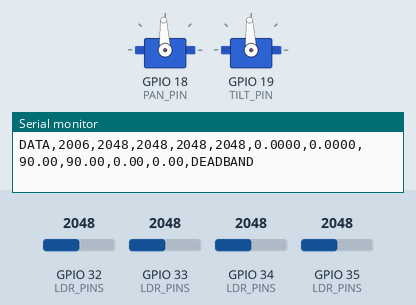
Bench run of a sketch on a simulated ESP32. Shown: 2 × servo, the last lines printed to the serial monitor. Inputs (shaded band) come from the test bench; at power-on: GPIO 32 (LDR_PINS) = 2048, GPIO 35 (LDR_PINS) = 2048, GPIO 34 (LDR_PINS) = 2048, GPIO 33 (LDR_PINS) = 2048 (analog values on the 0–4095 scale). Servo pulses on a pin are drawn as a servo (544–2400 µs = 0–180°).

Above: at 2.2 s.
2.3 s: GPIO 32 (LDR_PINS) set to 122
At 3.03 s:
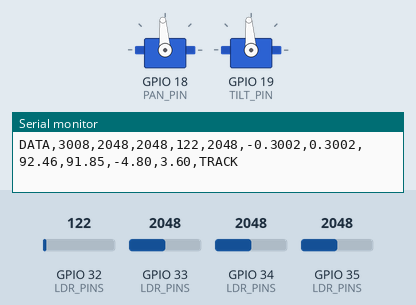
5.3 s: GPIO 35 (LDR_PINS) set to 310
At 6.1 s:
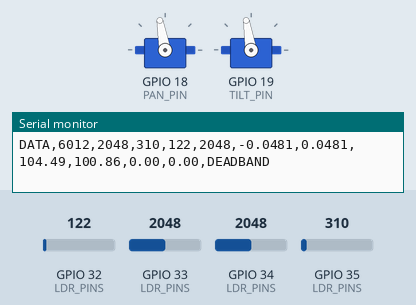
6.9 s: GPIO 34 (LDR_PINS) set to 2866
At 8.5 s:
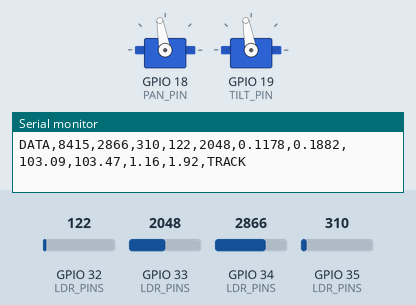
9.9 s: GPIO 33 (LDR_PINS) set to 1228
12.9 s: GPIO 33 (LDR_PINS) set to 2040
At 15.2 s:
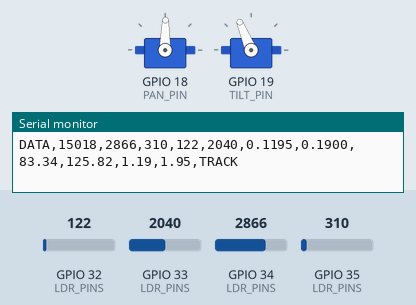
15.9 s: GPIO 33 (LDR_PINS) set to 310
Timing chart, 0 to 26.7 s (numbered marks = the images above; inputs shaded):
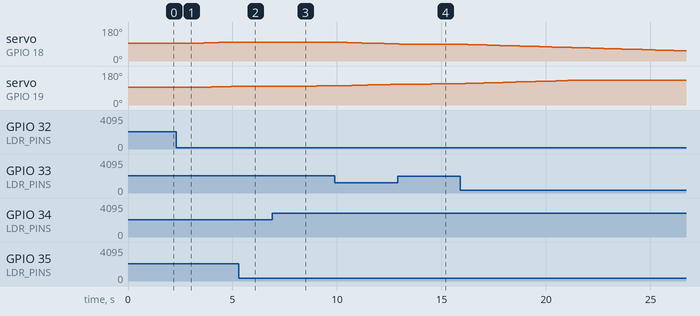

The sketch:

v1.ino
```cpp
/*
  DUAL AXIS SOLAR TRACKER V2 - ESP32 classic + 4 LDR + 2 SG90
  Requires Arduino-ESP32 Core 2.x or 3.x (no ESP32Servo dependency).

  LDR wiring assumed: 3.3V -- LDR -- ADC pin -- 10k resistor -- GND
  More light -> higher ADC. Change wiring/logic if yours differs.

  PAN GPIO18, TILT GPIO19
  TL GPIO34, TR GPIO35, BL GPIO32, BR GPIO33
  Servo supply: external regulated 5V, common GND with ESP32.

  CONTROL: normalized optical error -> P velocity -> integrate to servo angle.
  This is NOT a conventional PID controller.
*/
#include <Arduino.h>
#include <math.h>
#include <esp_arduino_version.h>

constexpr uint8_t LDR_PINS[4] = {34, 35, 32, 33}; // TL TR BL BR
constexpr uint8_t PAN_PIN = 18, TILT_PIN = 19;
constexpr uint8_t PAN_CHANNEL = 0, TILT_CHANNEL = 1;
constexpr uint32_t PWM_FREQ = 50;
constexpr uint8_t PWM_BITS = 13;
constexpr float PWM_PERIOD_US = 20000.0f;
constexpr uint32_t PWM_MAX_DUTY = (1UL << PWM_BITS) - 1;

// ---- Adjustable settings ----
constexpr float PAN_HOME = 90.0f, TILT_HOME = 90.0f;
constexpr float PAN_MIN = 20.0f, PAN_MAX = 160.0f;
constexpr float TILT_MIN = 20.0f, TILT_MAX = 160.0f;
constexpr float PULSE_MIN_US = 1000.0f, PULSE_MAX_US = 2000.0f;

// Verify these signs physically. If the servo moves AWAY from the light,
// invert the corresponding sign (+1 <-> -1).
constexpr float PAN_DIRECTION = -1.0f;
constexpr float TILT_DIRECTION = +1.0f;

constexpr float EMA_ALPHA = 0.20f;
constexpr float DEADBAND = 0.06f;
constexpr float KP_PAN = 20.0f;   // deg/s per normalized error
constexpr float KP_TILT = 15.0f;  // deg/s per normalized error
constexpr float MAX_SPEED_DEG_S = 6.0f;
constexpr float LIGHT_OFF = 500.0f;  // sum of 4 ADC values
constexpr float LIGHT_ON = 750.0f;
constexpr uint32_t CONTROL_MS = 40;
constexpr uint32_t SERIAL_MS = 200;
constexpr uint8_t MEDIAN_N = 5;
constexpr uint16_t ADC_SAMPLE_GAP_US = 150;

// Optional suspicious single-channel saturation detection.
// Only triggers when one LDR is at full scale while the other three
// together are relatively dark for >2 seconds; not a universal fault test.
constexpr bool ENABLE_SATURATION_GUARD = true;
constexpr uint16_t SATURATED_ADC = 4090;
constexpr float OTHER_THREE_MAX_SUM = 350.0f;
constexpr uint32_t FAULT_CONFIRM_MS = 2000;

float raw[4] = {0, 0, 0, 0};
float filtered[4] = {0, 0, 0, 0};
float gain[4] = {1, 1, 1, 1}; // calibrate only with controlled uniform light
float panAngle = PAN_HOME, tiltAngle = TILT_HOME;
float errPan = 0, errTilt = 0;
float panSpeed = 0, tiltSpeed = 0;
bool tracking = false;
bool sensorFault = false;
uint32_t suspiciousSince[4] = {0, 0, 0, 0};
uint32_t lastControl = 0, lastSerial = 0;

uint16_t medianRead(uint8_t pin) {
  uint16_t a[MEDIAN_N];
  for (uint8_t i = 0; i < MEDIAN_N; ++i) {
    a[i] = analogRead(pin);
    delayMicroseconds(ADC_SAMPLE_GAP_US);
  }
  for (uint8_t i = 1; i < MEDIAN_N; ++i) {
    uint16_t key = a[i];
    int j = i - 1;
    while (j >= 0 && a[j] > key) { a[j + 1] = a[j]; --j; }
    a[j + 1] = key;
  }
  return a[MEDIAN_N / 2];
}

void sampleSensors(bool initialize = false) {
  for (int i = 0; i < 4; ++i) {
    raw[i] = medianRead(LDR_PINS[i]) * gain[i];
    filtered[i] = initialize ? raw[i] :
      (EMA_ALPHA * raw[i] + (1.0f - EMA_ALPHA) * filtered[i]);
  }
}

bool initPwm() {
#if ESP_ARDUINO_VERSION_MAJOR >= 3
  bool panOK = ledcAttach(PAN_PIN, PWM_FREQ, PWM_BITS);
  bool tiltOK = ledcAttach(TILT_PIN, PWM_FREQ, PWM_BITS);
  return panOK && tiltOK;
#else
  double f1 = ledcSetup(PAN_CHANNEL, PWM_FREQ, PWM_BITS);
  double f2 = ledcSetup(TILT_CHANNEL, PWM_FREQ, PWM_BITS);
  ledcAttachPin(PAN_PIN, PAN_CHANNEL);
  ledcAttachPin(TILT_PIN, TILT_CHANNEL);
  return f1 > 0 && f2 > 0;
#endif
}

void writeServo(uint8_t pin, uint8_t channel, float angle,
                float minAngle, float maxAngle) {
  angle = constrain(angle, minAngle, maxAngle);
  float pulse = PULSE_MIN_US + (PULSE_MAX_US - PULSE_MIN_US) * angle / 180.0f;
  uint32_t duty = (uint32_t)lroundf((pulse / PWM_PERIOD_US) * PWM_MAX_DUTY);
#if ESP_ARDUINO_VERSION_MAJOR >= 3
  ledcWrite(pin, duty);
#else
  (void)pin;
  ledcWrite(channel, duty);
#endif
}

void outputServos() {
  writeServo(PAN_PIN, PAN_CHANNEL, panAngle, PAN_MIN, PAN_MAX);
  writeServo(TILT_PIN, TILT_CHANNEL, tiltAngle, TILT_MIN, TILT_MAX);
}

float continuousDeadbandP(float error, float kp) {
  float amount = fabsf(error) - DEADBAND;
  if (amount <= 0.0f) return 0.0f;
  return copysignf(kp * amount, error);
}

bool detectFault(uint32_t now, float rawTotal) {
  if (!ENABLE_SATURATION_GUARD) return false;
  bool fault = false;
  for (int i = 0; i < 4; ++i) {
    bool suspicious = raw[i] >= SATURATED_ADC &&
                      (rawTotal - raw[i]) <= OTHER_THREE_MAX_SUM;
    if (suspicious) {
      if (suspiciousSince[i] == 0) suspiciousSince[i] = now;
      if (now - suspiciousSince[i] >= FAULT_CONFIRM_MS) fault = true;
    } else {
      suspiciousSince[i] = 0;
    }
  }
  return fault;
}

void printCsv(uint32_t now, const char *state) {
  // CSV: DATA,ms,TL,TR,BL,BR,errPan,errTilt,panDeg,tiltDeg,panDegPerS,tiltDegPerS,state
  Serial.printf("DATA,%lu,%.0f,%.0f,%.0f,%.0f,%.4f,%.4f,%.2f,%.2f,%.2f,%.2f,%s\n",
    (unsigned long)now, raw[0], raw[1], raw[2], raw[3],
    errPan, errTilt, panAngle, tiltAngle, panSpeed, tiltSpeed, state);
}

void setup() {
  Serial.begin(115200);
  analogReadResolution(12);
  analogSetAttenuation(ADC_11db);
  for (uint8_t pin : LDR_PINS) pinMode(pin, INPUT);

  if (!initPwm()) {
    Serial.println("ERROR: servo PWM initialization failed");
    while (true) delay(1000);
  }

  // CAUTION: initial servo commands can move loaded mechanisms abruptly.
  // Confirm mechanical clearance and manually center before power-up.
  writeServo(PAN_PIN, PAN_CHANNEL, panAngle, PAN_MIN, PAN_MAX);
  delay(500);
  writeServo(TILT_PIN, TILT_CHANNEL, tiltAngle, TILT_MIN, TILT_MAX);
  delay(500);

  sampleSensors(true);
  lastControl = lastSerial = millis();
  Serial.println("# Dual Axis Solar Tracker V2 | P velocity controller");
  Serial.println("# DATA,ms,TL,TR,BL,BR,errPan,errTilt,panDeg,tiltDeg,panDegPerS,tiltDegPerS,state");
  Serial.println("# state: TRACK / DEADBAND / LOW_LIGHT / SENSOR_FAULT");
}

void loop() {
  uint32_t now = millis();
  if ((uint32_t)(now - lastControl) < CONTROL_MS) return;
  float dt = (uint32_t)(now - lastControl) / 1000.0f;
  lastControl = now;
  dt = constrain(dt, 0.001f, 0.10f);

  sampleSensors();
  float rawTotal = raw[0] + raw[1] + raw[2] + raw[3];
  float total = filtered[0] + filtered[1] + filtered[2] + filtered[3];
  sensorFault = detectFault(now, rawTotal);

  // Hysteresis: once stopped, both sums must exceed LIGHT_ON to resume.
  if (tracking) {
    if (rawTotal < LIGHT_OFF || total < LIGHT_OFF) tracking = false;
  } else {
    if (rawTotal >= LIGHT_ON && total >= LIGHT_ON) tracking = true;
  }

  errPan = 0.0f;
  errTilt = 0.0f;
  panSpeed = 0.0f;
  tiltSpeed = 0.0f;
  const char *state = "LOW_LIGHT";

  if (sensorFault) {
    state = "SENSOR_FAULT";
  } else if (tracking && total > 0.0f) {
    float left = filtered[0] + filtered[2];
    float right = filtered[1] + filtered[3];
    float top = filtered[0] + filtered[1];
    float bottom = filtered[2] + filtered[3];

    // Positive pan error: left brighter. Positive tilt error: top brighter.
    errPan = (left - right) / total;
    errTilt = (top - bottom) / total;

    panSpeed = constrain(continuousDeadbandP(errPan, KP_PAN),
                         -MAX_SPEED_DEG_S, MAX_SPEED_DEG_S);
    tiltSpeed = constrain(continuousDeadbandP(errTilt, KP_TILT),
                          -MAX_SPEED_DEG_S, MAX_SPEED_DEG_S);

    panAngle = constrain(panAngle + PAN_DIRECTION * panSpeed * dt,
                         PAN_MIN, PAN_MAX);
    tiltAngle = constrain(tiltAngle + TILT_DIRECTION * tiltSpeed * dt,
                          TILT_MIN, TILT_MAX);

    state = (panSpeed == 0.0f && tiltSpeed == 0.0f) ? "DEADBAND" : "TRACK";
  }

  // Servo commands continue holding their last requested positions.
  outputServos();

  if ((uint32_t)(now - lastSerial) >= SERIAL_MS) {
    lastSerial = now;
    printCsv(now, state);
  }
}
```

Measured:
- after the input at 2.3 s, servo on GPIO 18 (PAN_PIN): moves from 93° to 100° over 2.3 s, starting after 0.51 s; servo on GPIO 19 (TILT_PIN): moves from 93° to 98° over 2.0 s, starting after 0.59 s
- after the input at 5.3 s, servo on GPIO 18 (PAN_PIN): stays 100° (without the input it goes to 101° after 0.20 s)
- after the input at 6.9 s, servo on GPIO 18 (PAN_PIN): 100° → 99° after 1.8 s; servo on GPIO 19 (TILT_PIN): 99° → 100° after 1.2 s, → 101° 0.92 s later
